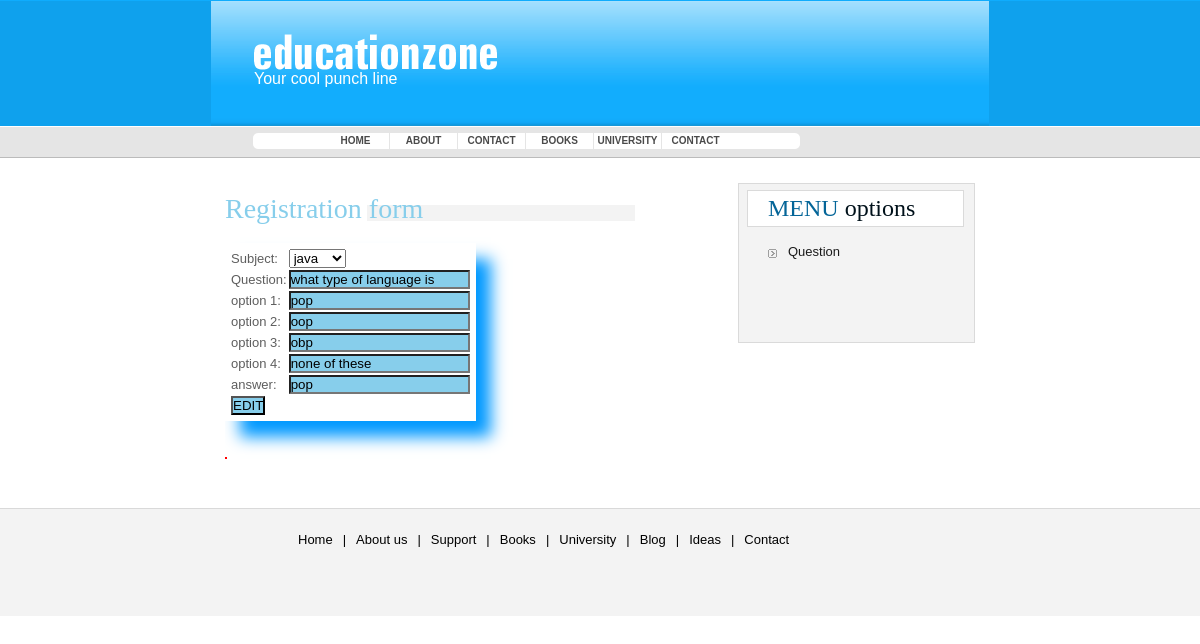
Screenshot of /admin/editques.php?id=1 with the database file from the repository.
### tables this page shows
CREATE TABLE IF NOT EXISTS `question` (
  `quid` int(11) NOT NULL AUTO_INCREMENT,
  `qname` varchar(150) DEFAULT NULL,
  `sid` int(11) DEFAULT NULL,
  `op1` varchar(50) DEFAULT NULL,
  `op2` varchar(50) DEFAULT NULL,
  `op3` varchar(50) DEFAULT NULL,
  `op4` varchar(50) DEFAULT NULL,
  `ans` varchar(50) DEFAULT NULL,
  PRIMARY KEY (`quid`)
);

CREATE TABLE IF NOT EXISTS `subject` (
  `subid` int(11) NOT NULL AUTO_INCREMENT,
  `sname` varchar(20) DEFAULT NULL,
  PRIMARY KEY (`subid`)
);

### admin/editques.php (the view, shortened to what this page needs)
<!DOCTYPE html PUBLIC "-//W3C//DTD XHTML 1.0 Transitional//EN" "http://www.w3.org/TR/xhtml1/DTD/xhtml1-transitional.dtd">
<html xmlns="http://www.w3.org/1999/xhtml">
<head>
</head>
<body>
<?php
  include 'top.php';
  $id=$_GET['id'];
  $sql="select * from `question` where `quid`='$id'";
  $result=mysql_query($sql);
  $row=mysql_fetch_array($result);
  $s="select * from `subject`";
  $result=mysql_query($s);
?>
<div id="bodyPan" style="border:0px solid black; overflow:auto;width:750px">
      <div id="bodyLeftPan" style="float:left width:400px">
       <div><h3 style="color:skyblue">Registration form</h3></div><br />
          <form action="process.php"   method="post">
               <table border=0px style="border:0px;background:-moz-linear-gradient(left,white,skyblue);font-size:16x;box-shadow:15px 16px 15px #0099FF">
                  <tr><td>Subject:</td><td><select name="sj">
                                         <?php  while($r=mysql_fetch_array($result))
										          {
								          ?>
                                                   <option value="<?=$r['subid']?>" <?php if($r['subid']==$row['sid'])
												   											{
																								echo "selected='selected'";
																				  			}
																				  ?> ><?=$r['sname']?></option>
                                            <?php
												  }
										   ?>
                                              </select>
                  <tr><td>Question:<br /></td><td><input type="text" name="ques" id="qs" value="<?=$row['qname']?>"/><br /></td></tr>
                   <tr><td>option 1:<br /></td><td><input type="text" name="op1" id="o1" value="<?=$row['op1']?>"/><br /></td></tr>
                   <tr><td>option 2:<br /></td><td><input type="text" name="op2" id="o2" value="<?=$row['op2']?>"/><br /></td></tr>
                   <tr><td>option 3:<br /></td><td><input type="text" name="op3" id="o3" value="<?=$row['op3']?>"/><br /></td></tr>
                   <tr><td>option 4:<br /></td><td><input type="text" name="op4" id="o4" value="<?=$row['op4']?>"/><br /></td></tr>
                   <tr><td>answer:<br /></td><td><input type="text" name="ans" id="an" value="<?=$row['ans']?>"/><br /></td></tr>
                  <tr><td><input type="hidden" name="quid" value="<?=$id?>" /><input type="submit" value="EDIT" name="qsub" /></td></tr>
                </table><br /><br />
            </form>
   	</div>
	<div id="bodyRightPan" style="float:right;padding-right:0px">
		<h2><span>MENU</span> options</h2>
		<ul>
			<li><a href="question.php">Question</a> </li><br /><br />
	</div>
    <div id="xyz" style="float:left;clear:left;background:#F9C;border:1px solid #F00">
    </div>
</div>
<?php
  include 'footer.php';
?>

### admin/style.css (style rules this page uses)
* { margin:0;padding:0 }
body { padding:0;margin:0;background:url(images/mainbg.gif) 0 0 repeat-x #fff;color:#5E5E5E;font:13px/18px Arial,Helvetica,sans-serif }
div, p, ul, h2, h3, img { padding:0;margin:0 }
ul { list-style-type:none }
#bodyPan { width:683px;position:relative;margin:0 auto;padding:25px 0 0 }
#bodyLeftPan { width:410px;float:left;padding:12px 36px 0 0 }
#bodyLeftPan table { border-bottom:1px solid blue;border-left:1px solid blue;border-top:1px solid blue;padding:4px }
#bodyLeftPan table input { background:skyblue }
#bodyLeftPan h3 { width:410px;height:30px;background:url(images/border2.gif) 100% 70% no-repeat #fff;color:#00111A;font:28px/28px Georgia, "Times New Roman", Times, serif }
#bodyRightPan { width:235px;float:left;border:1px solid #DADADA;background:#F3F3F3;color:#1A1A1A;padding:0 0 28px }
#bodyRightPan h2 { width:195px;height:35px;display:block;border:1px solid #DADADA;background:#fff;color:#00111A;font:24px/34px Georgia, "Times New Roman", Times, serif;margin:6px 8px 16px;padding:0 0 0 20px }
#bodyRightPan h2 span { background:#fff;color:#046598 }
#bodyRightPan ul { width:180px;margin:0 0 17px 29px }
#bodyRightPan ul li { width:180px;height:18px }
#bodyRightPan ul li a { width:160px;height:18px;display:block;background:url(images/button.gif) 0 6px no-repeat #F3F3F3;color:#1A1A1A;text-decoration:none;padding:0 0 0 20px }

### rows the page displays
question: sj "java", ques "what type of language is", op1 "pop", op2 "oop", op3 "obp", op4 "none of these", ans "pop"
